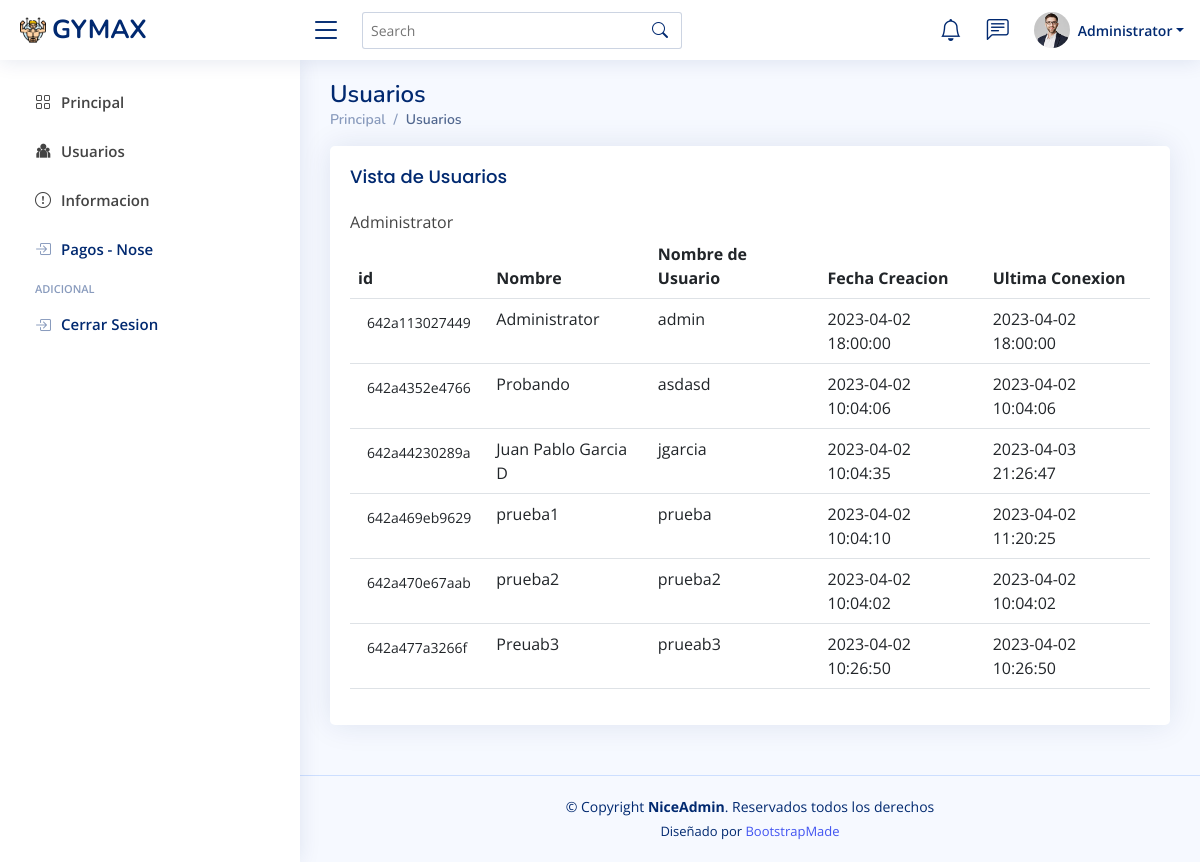
The page /users (signed in) on the database its author committed.
### tables this page shows
CREATE TABLE `users` (
  `id` varchar(60) NOT NULL,
  `user_name` varchar(15) NOT NULL,
  `password` varchar(60) NOT NULL,
  `date_created` datetime NOT NULL,
  `last_con` datetime DEFAULT NULL,
  `name` varchar(60) NOT NULL,
  `email` varchar(75) DEFAULT NULL
);

### utils/view.php (called while the page is built, shortened)
<?php
class View{
    function render($name) {
        require 'views/'.$name.'.php';
    }
}

### controllers/usersController.php (called while the page is built, shortened)
<?php
class Users extends Controller{
    function render(){
        $this->view->datos = $this->model->getUsers();
        $this->view->title = 'Usuarios';
        $this->view->render('users/users');
    }
}

### index.php (called while the page is built, shortened)
<?php
require_once 'utils/database.php';
require_once 'utils/app.php';
require_once 'utils/model.php';
require_once 'utils/view.php';
$app = new App();

### utils/model.php (called while the page is built, shortened)
<?php
class Model{
    function __construct() {
        $this->db = new Database();
    }
}

### utils/database.php (called while the page is built, shortened)
<?php
class Database{
    private $connection = null;
    private $host;
    private $db;
    private $user;
    private $password;
    public function __construct(){
        $this->host = constant('servename');
        $this->db = constant('dbname');
        $this->user = constant('username');
        $this->password = constant('password');
    }
    function connect() {
        $this->connection = new \mysqli($this->host,$this->user,$this->password,$this->db);
    }
    public function getConnection(){
        return $this->connection;
    }
}
?>

### models/usersModel.php (called while the page is built, shortened)
<?php
class UsersModel extends Model{
    function getUsers(){
        $data = [];
        $this->db->connect();
        $result = $this->db->getConnection()->query("SELECT * FROM `users`;");
        while ($row = $result->fetch_assoc()) {
            array_push($data, $row);
        }
        $this->db->closeConnec();
        return $data;
    }
}

### views/users/users.php (the view, shortened to what this page needs)
<?php
include 'views/header.php';
include 'views/menu.php';
?>
    <section class="section">
      <div class="row">
        <div class="col-lg-12">
          <div class="card">
            <div class="card-body">
              <h5 class="card-title">Vista de Usuarios</h5>
              <table class="table datatable">
                <thead>
                  <tr>
                    <th scope="col">id</th>
                    <th scope="col">Nombre</th>
                    <th scope="col">Nombre de Usuario</th>
                    <th scope="col">Fecha Creacion</th>
                    <th scope="col">Ultima Conexion</th>
                  </tr>
                </thead>
                <tbody>
                <?php foreach($this->datos as $user){?>
                  <tr>
                    <th scope="row"><a type="button" class=" btn btn-sm" id="<?php echo $user['id']?>_id" data-bs-target="#userModal"  ><?php echo $user["id"] ?></a> </th>
                    <td><?php echo $user['name']; ?></td>
                    <td><?php echo $user['user_name']; ?></td>
                    <td><?php echo $user['date_created']; ?></td>
                    <td><?php echo $user['last_con']; ?></td>
                  </tr>
                  <?php } ?>
                </tbody>
              </table>
            </div>
          </div>
        </div>
      </div>
    </section>
<?php
include 'views/footer.php';

### utils/app.php (shortened to what this page needs)
<?php
class App {
    function __construct(){
        $url = isset($_GET['url']) ? $_GET['url'] : null;
        $url = rtrim($url, "/");
        $url = explode("/", $url);
                ?>
                <?php
        if (isset($_SESSION['logged_in']) && $_SESSION['logged_in'] == 1){
            if($url[0] == 'login'){
                header('Location: '.constant('URL').'home');
            }else if($url[0] == 'upuser'){
                include 'controllers/usersController.php';
                $controller = new Users();
                $controller->loadModel('users');
                $controller->updateUser($_POST);
                header('Location: '.constant('URL').'users');
            }else{
                $fileController = 'controllers/'.$url[0].'Controller.php';
                if(file_exists($fileController)){
                    $controller = new $url[0];
                    $controller->loadModel($url[0]);
                }else{
                    header('Location: '.constant('URL').'home');
                }
                $controller->render();
            }
        }else if($url[0] == 'register'){
            include 'controllers/registerController.php';
            $controller = new Register();
            $controller->render();
        }else if($url[0] == 'record'){
            include 'controllers/registerController.php';
            $controller = new Register();
            $controller->loadModel('register');
            if($controller->registerUser($_POST)){
                header('Location: '.constant('URL').'login');
            }else{
                ?>
                <script Language="JavaScript" type="text/javascript">
                    alert("Ese nombre de usuario ya existe, use otro");
                    window.location.href = window.location.protocol + "//" + window.location.host + '/gymax/register';
                </script>
                <?php
            }
            $controller->render();
        }else if ($url[0] == 'login'){
            $controller = $this->loginSession();
            $controller->render();
        }
    }
}

### views/header.php (shortened to what this page needs)
<!DOCTYPE html>
<html lang="en">
<head>
  <link href="assets/vendor/bootstrap/css/bootstrap.min.css" rel="stylesheet">
  <link href="assets/vendor/bootstrap-icons/bootstrap-icons.css" rel="stylesheet">
  <link href="assets/vendor/boxicons/css/boxicons.min.css" rel="stylesheet">
  <link href="assets/vendor/quill/quill.snow.css" rel="stylesheet">
  <link href="assets/vendor/quill/quill.bubble.css" rel="stylesheet">
  <link href="assets/vendor/remixicon/remixicon.css" rel="stylesheet">
  <link href="assets/vendor/simple-datatables/style.css" rel="stylesheet">
  <link href="assets/css/style.css" rel="stylesheet">
</head>
<body>
  <header id="header" class="header fixed-top d-flex align-items-center">
    <div class="d-flex align-items-center justify-content-between">
      <a href="index.html" class="logo d-flex align-items-center">
        <img src="assets/img/logo.png" alt="">
        <span class="d-none d-lg-block">GYMAX</span>
      </a>
      <i class="bi bi-list toggle-sidebar-btn"></i>
    </div>
    <div class="search-bar">
      <form class="search-form d-flex align-items-center" method="POST" action="#">
        <input type="text" name="query" placeholder="Search" title="Enter search keyword">
        <button type="submit" title="Search"><i class="bi bi-search"></i></button>
      </form>
    </div>
    <nav class="header-nav ms-auto">
      <ul class="d-flex align-items-center">
        <li class="nav-item dropdown">
          <a class="nav-link nav-icon" href="#" data-bs-toggle="dropdown">
            <i class="bi bi-bell"></i>
          </a>
        </li>
        <li class="nav-item dropdown">
          <a class="nav-link nav-icon" href="#" data-bs-toggle="dropdown">
            <i class="bi bi-chat-left-text"></i>
          </a>
        </li>
        <li class="nav-item dropdown pe-3">
          <a class="nav-link nav-profile d-flex align-items-center pe-0" href="#" data-bs-toggle="dropdown">
            <img src="assets/img/profile-img.jpg" alt="Profile" class="rounded-circle">
            <span class="d-none d-md-block dropdown-toggle ps-2"><?php echo $_SESSION['name']; ?></span>
          </a>
        </li>
      </ul>
    </nav>
  </header>
  <main id="main" class="main">
  <div class="pagetitle">
        <h1><?php echo $this->title ?></h1>
        <?php if($this->title != 'Dashboard'){ ?>
        <nav>
            <ol class="breadcrumb">
            <li class="breadcrumb-item"><a href="<?php echo constant('URL')?>home">Principal</a></li>
            <li class="breadcrumb-item active"><?php echo $this->title ?></li>
            </ol>
        </nav>
        <?php } ?>
  </div>

### views/menu.php
<aside id="sidebar" class="sidebar">
  <ul class="sidebar-nav" id="sidebar-nav">
    <li class="nav-item">
      <a class="nav-link " href="<?php echo constant('URL')?>home">
        <i class="bi bi-grid"></i>
        <span>Principal</span>
      </a>
    </li>
    <li class="nav-item">
      <a class="nav-link " href="<?php echo constant('URL')?>users">
        <i class="ri-team-fill"></i>
        <span>Usuarios</span>
      </a>
    </li>
    <li class="nav-item">
      <a class="nav-link " href="<?php echo constant('URL')?>info">
        <i class="bi bi-exclamation-circle"></i>
        <span>Informacion</span>
      </a>
    </li>
    <li class="nav-item">
      <a class="nav-link collapsed" href="<?php echo constant('URL')?>pagos">
        <i class="bi bi-box-arrow-in-right"></i>
        <span>Pagos - Nose</span>
      </a>
    </li>
    <li class="nav-heading">Adicional</li>
    <li class="nav-item">
      <a class="nav-link collapsed" href="<?php echo constant('URL')?>logout">
        <i class="bi bi-box-arrow-in-right"></i>
        <span>Cerrar Sesion</span>
      </a>
    </li>
  </ul>
</aside>

### views/footer.php (shortened to what this page needs)
</main>
<footer id="footer" class="footer">
    <div class="copyright">
      &copy; Copyright <strong><span>NiceAdmin</span></strong>. Reservados todos los derechos
    </div>
    <div class="credits">
      Diseñado por <a href="https://bootstrapmade.com/">BootstrapMade</a>
    </div>
  </footer>
</body>
</html>

### assets/css/style.css (style rules this page uses)
:root { scroll-behavior: smooth; }
body { font-family: "Open Sans", sans-serif; background: #f6f9ff; color: #444444; }
a { color: #4154f1; text-decoration: none; }
h1, h2, h3, h4, h5, h6 { font-family: "Nunito", sans-serif; }
#main { margin-top: 60px; padding: 20px 30px; transition: all 0.3s; }
.pagetitle { margin-bottom: 10px; }
.pagetitle h1 { font-size: 24px; margin-bottom: 0; font-weight: 600; color: #012970; }
.card { margin-bottom: 30px; border: none; border-radius: 5px; box-shadow: 0px 0 30px rgba(1, 41, 112, 0.1); }
.card-title { padding: 20px 0 15px 0; font-size: 18px; font-weight: 500; color: #012970; font-family: "Poppins", sans-serif; }
.card-body { padding: 0 20px 20px 20px; }
.breadcrumb { font-size: 14px; font-family: "Nunito", sans-serif; color: #899bbd; font-weight: 600; }
.breadcrumb a { color: #899bbd; transition: 0.3s; }
.breadcrumb .breadcrumb-item::before { color: #899bbd; }
.breadcrumb .active { color: #51678f; font-weight: 600; }
.logo { line-height: 1; }
@media (min-width: 1200px) { .logo { width: 280px; } }
.logo img { max-height: 26px; margin-right: 6px; }
.logo span { font-size: 26px; font-weight: 700; color: #012970; font-family: "Nunito", sans-serif; }
.header { transition: all 0.5s; z-index: 997; height: 60px; box-shadow: 0px 2px 20px rgba(1, 41, 112, 0.1); background-color: #fff; padding-left: 20px; }
.header .toggle-sidebar-btn { font-size: 32px; padding-left: 10px; cursor: pointer; color: #012970; }
.header .search-bar { min-width: 360px; padding: 0 20px; }
.header .search-form { width: 100%; }
.header .search-form input { border: 0; font-size: 14px; color: #012970; border: 1px solid rgba(1, 41, 112, 0.2); padding: 7px 38px 7px 8px; border-radius: 3px; transition: 0.3s; width: 100%; }
.header .search-form button { border: 0; padding: 0; margin-left: -30px; background: none; }
.header .search-form button i { color: #012970; }
.header-nav ul { list-style: none; }
.header-nav>ul { margin: 0; padding: 0; }
.header-nav .nav-icon { font-size: 22px; color: #012970; margin-right: 25px; position: relative; }
.header-nav .nav-profile { color: #012970; }
.header-nav .nav-profile img { max-height: 36px; }
.header-nav .nav-profile span { font-size: 14px; font-weight: 600; }
.sidebar { position: fixed; top: 60px; left: 0; bottom: 0; width: 300px; z-index: 996; transition: all 0.3s; padding: 20px; overflow-y: auto; scrollbar-width: thin; scrollbar-color: #aab7cf transparent; box-shadow: 0px 0px 20px rgba(1, 41, 112, 0.1); background-color: #fff; }
@media (min-width: 1200px) { #main, #footer { margin-left: 300px; } }
.sidebar-nav { padding: 0; margin: 0; list-style: none; }
.sidebar-nav li { padding: 0; margin: 0; list-style: none; }
.sidebar-nav .nav-item { margin-bottom: 5px; }
.sidebar-nav .nav-heading { font-size: 11px; text-transform: uppercase; color: #899bbd; font-weight: 600; margin: 10px 0 5px 15px; }
.sidebar-nav .nav-link { display: flex; align-items: center; font-size: 15px; font-weight: 600; transition: 0.3; padding: 10px 15px; border-radius: 4px; }
.sidebar-nav .nav-link i { font-size: 16px; margin-right: 10px; }
.sidebar-nav .nav-link.collapsed { color: #012970; background: #fff; }
.sidebar-nav .nav-link.collapsed i { color: #899bbd; }
.footer { padding: 20px 0; font-size: 14px; transition: all 0.3s; border-top: 1px solid #cddfff; }
.footer .copyright { text-align: center; color: #012970; }
.footer .credits { padding-top: 5px; text-align: center; font-size: 13px; color: #012970; }

### rows shown on the page
users: id "642a113027449", name "Administrator", user_name "admin", date_created "2023-04-02 18:00:00", last_con "2023-04-02 18:00:00"
users: id "642a4352e4766", name "Probando", user_name "asdasd", date_created "2023-04-02 10:04:06", last_con "2023-04-02 10:04:06"
users: id "642a44230289a", name "Juan Pablo Garcia D", user_name "jgarcia", date_created "2023-04-02 10:04:35", last_con "2023-04-03 21:26:47"
users: id "642a469eb9629", name "prueba1", user_name "prueba", date_created "2023-04-02 10:04:10", last_con "2023-04-02 11:20:25"
users: id "642a470e67aab", name "prueba2", user_name "prueba2", date_created "2023-04-02 10:04:02", last_con "2023-04-02 10:04:02"
users: id "642a477a3266f", name "Preuab3", user_name "prueab3", date_created "2023-04-02 10:26:50", last_con "2023-04-02 10:26:50"

### other values the page prints
$_SESSION['name'] "Administrator"
$this->title "Usuarios"
